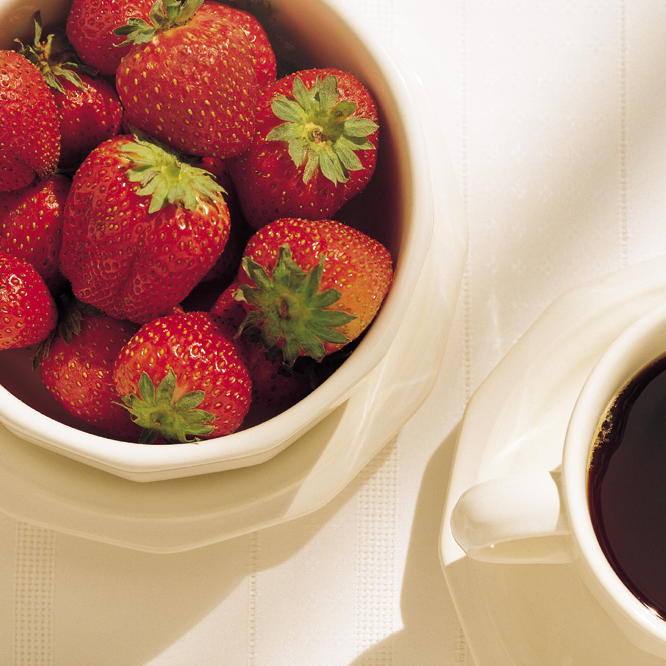
%> input picture Fig0630(01)(strawberries_fullcolor).tif, 666 x 666 px
$ octave Task6.m   (GNU Octave 9; MATLAB toolbox functions it lacks are replaced by stand-ins)
%> lines starting %> are read from the running program, lines starting %| are printed output that depends on the picture
% Read a built-in grayscale image and convert it to binary
img=imread('Fig0630(01)(strawberries_fullcolor).tif');
%> img is the input picture: size 666x666x3 uint8; mean R, G, B 186.3, 145.9, 126.5
%dialated Image
dilated_img=imdilate(img,strel('disk',19));
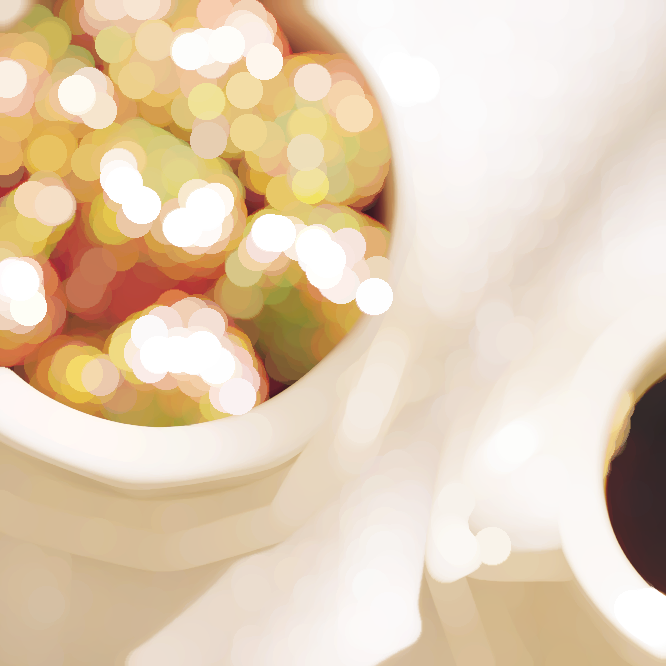
%> dilated_img: size 666x666x3 uint8; mean R, G, B 227.6, 207.3, 181.7
%eroded Image
eroded_img=imerode(img,strel('disk',16));
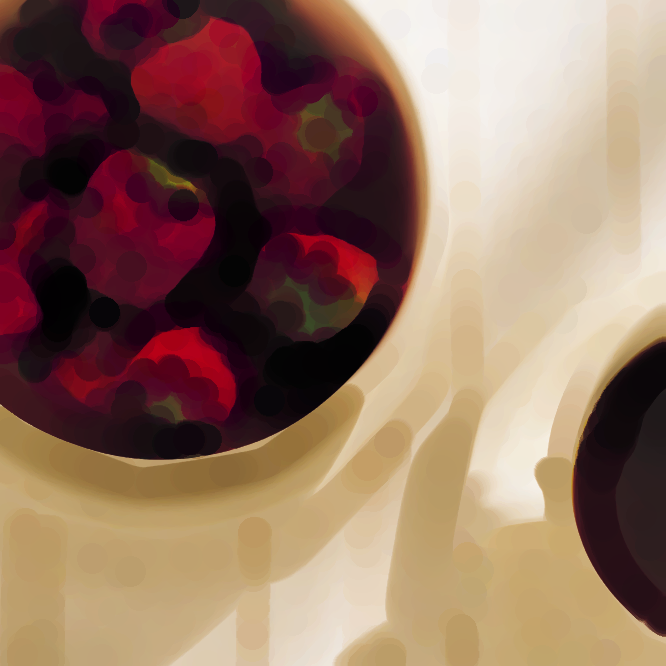
%> eroded_img: size 666x666x3 uint8; mean R, G, B 145.2, 112.3, 96.5
minus_img=dilated_img-eroded_img;
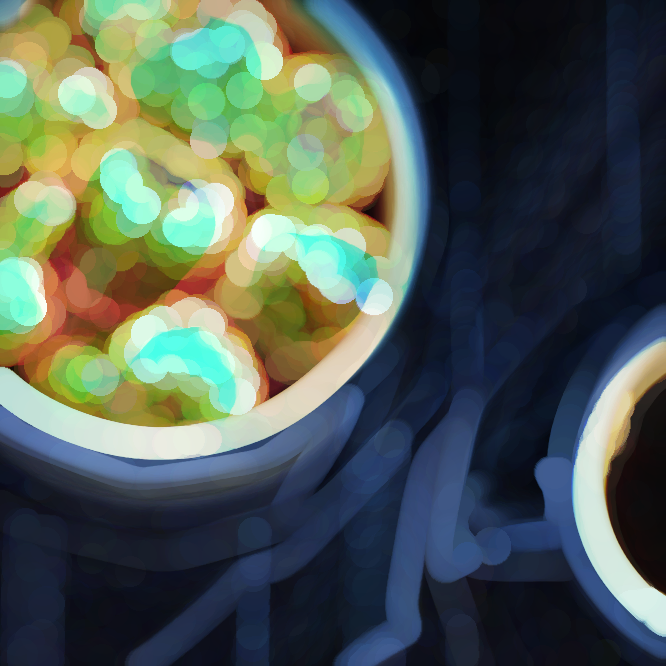
%> minus_img: size 666x666x3 uint8; mean R, G, B 82.4, 94.9, 85.2
subplot(2,2,1),imshow(img),title('Original Image');
subplot(2,2,2),imshow(dilated_img),title('dilated Image');
subplot(2,2,3),imshow(eroded_img),title('Eroded Image');
subplot(2,2,4),imshow(minus_img),title('Minus Image');
